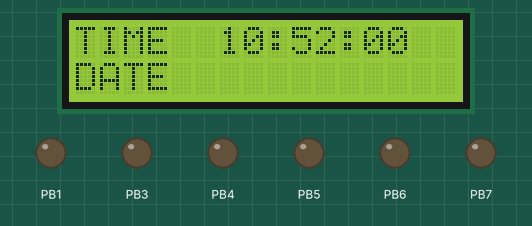
Recording of a program running on a simulated ATmega32, built with avr-gcc and emulated at 0.8 MHz (the files do not name the chip). Parts: 16×2 character LCD, output pins drawn as LEDs (lit = HIGH). Wiring (inferred from the names in the program): DS1307 clock at I2C address 0x68. Wiring (inferred from the signals the program sends): character LCD (HD44780): RS PB0; E PB2; data PA0, PA1, PA2, PA3, PA4, PA5, PA6, PA7. The local clock reads 2024-03-15 10:24:30 at power-on unless the program sets it; pins used as bus, display or sensor lines are not drawn.

Above: at 0.2 s.
At 4.6 s:
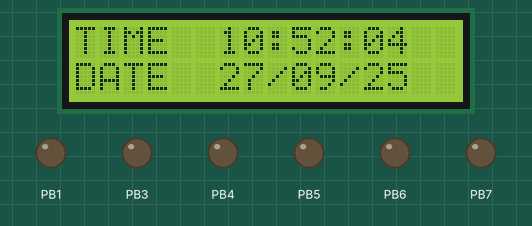
At 9.0 s:
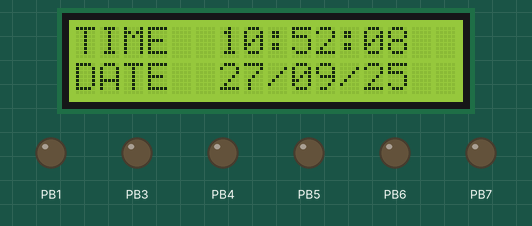
At 18.9 s:
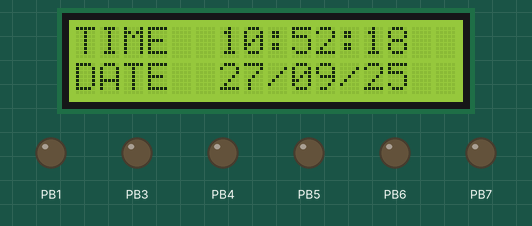
At 28.8 s:
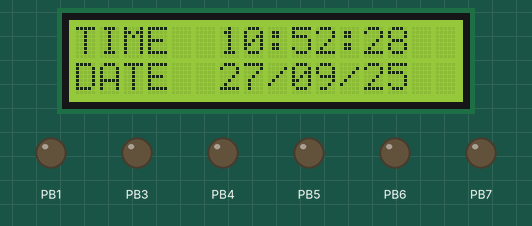
At 38.6 s:
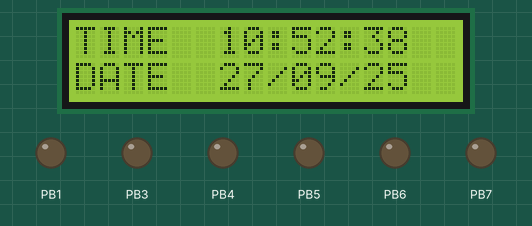

The program:

main.c
```c
/*
 * I2CDateTime.c
 *
 * Created: 27-09-2025 10:30:52
 * Author : karur
 */

#define F_CPU 800000UL
#include <avr/io.h>
#include <util/delay.h>

// LCD connection
#define LCD_PORTA PORTA
#define LCD_DDR   DDRA

// Function prototypes
void serial_ini();
void serial_tr(unsigned char);
void serial_tr_bcd(unsigned char);
void i2c_ini();
void i2c_start();
void i2c_wr(unsigned char);
unsigned char i2c_re(unsigned char);
void i2c_stop();
void rtc_ini();
void rtc_set_t(unsigned char h, unsigned char m, unsigned char s);
void rtc_set_d(unsigned char y, unsigned char m, unsigned char d);
void rtc_get_t(unsigned char *h, unsigned char *m, unsigned char *s);
void rtc_get_d(unsigned char *y, unsigned char *m, unsigned char *d);
void cmd(unsigned char x);
void lcd_display(unsigned char x);
void lcd_ini();
void lcd_str(char *str);
void lcd_pos(int line, int pos);

int main()
{
    unsigned char i, j, k, p, q, r;
    LCD_DDR = 0xFF;  // LCD data as output
    DDRB = 0xFF;     // LCD control as output

    rtc_ini();
	rtc_set_t(0x10, 0x52, 0x00); // 10:52:00 (current time)
	rtc_set_d(0x25, 0x09, 0x27); // 27/09/2025 (today's date)

    serial_ini();
    lcd_ini();
    lcd_str("TIME");
    lcd_pos(2, 0);
    lcd_str("DATE");

    while (1)
    {
        // time
        lcd_pos(1, 6);
        rtc_get_t(&i, &j, &k);
        lcd_display('0' + (i >> 4));
        lcd_display('0' + (i & 0x0F));
        lcd_display(':');
        lcd_display('0' + (j >> 4));
        lcd_display('0' + (j & 0x0F));
        lcd_display(':');
        lcd_display('0' + (k >> 4));
        lcd_display('0' + (k & 0x0F));
        _delay_ms(500);

        // date
        lcd_pos(2, 6);
        rtc_get_d(&p, &q, &r);
        lcd_display('0' + (r >> 4));
        lcd_display('0' + (r & 0x0F));
        lcd_display('/');
        lcd_display('0' + (q >> 4));
        lcd_display('0' + (q & 0x0F));
        lcd_display('/');
        lcd_display('0' + (p >> 4));
        lcd_display('0' + (p & 0x0F));
        _delay_ms(500);
    }

    return 0;
}

// ---------------- UART ----------------
void serial_ini()
{
    UCSRB = (1 << TXEN);                             // Enable transmitter
    UCSRC = (1 << URSEL) | (1 << UCSZ1) | (1 << UCSZ0); // 8-bit data
    UBRRL = 0x33;                                    // Baud rate
}

void serial_tr(unsigned char x)
{
    while (!(UCSRA & (1 << UDRE))); // Wait for empty buffer
    UDR = x;
    while (!(UCSRA & (1 << TXC)));  // Wait for transmission complete
    UCSRA |= (1 << TXC);            // Clear TXC
}

void serial_tr_bcd(unsigned char x)
{
    serial_tr('0' + (x >> 4));
    serial_tr('0' + (x & 0x0F));
}

// ---------------- I2C ----------------
void i2c_ini()
{
    TWSR = 0x00;
    TWBR = 0x47;
    TWCR = 0x04;
}

void i2c_start()
{
    TWCR = (1 << TWINT) | (1 << TWSTA) | (1 << TWEN);
    while (!(TWCR & (1 << TWINT)));
}

void i2c_wr(unsigned char x)
{
    TWDR = x;
    TWCR = (1 << TWINT) | (1 << TWEN);
    while (!(TWCR & (1 << TWINT)));
}

unsigned char i2c_re(unsigned char ack)
{
    if (ack)
        TWCR = (1 << TWINT) | (1 << TWEN) | (1 << TWEA);
    else
        TWCR = (1 << TWINT) | (1 << TWEN);
    while (!(TWCR & (1 << TWINT)));
    return TWDR;
}

void i2c_stop()
{
    TWCR = (1 << TWINT) | (1 << TWSTO) | (1 << TWEN);
    _delay_ms(1);
}

// ---------------- RTC (DS1307) ----------------
void rtc_ini()
{
    i2c_ini();
    i2c_start();
    i2c_wr(0xD0); // DS1307 write
    i2c_wr(0x07); // Control register
    i2c_wr(0x00); // Enable oscillator
    i2c_stop();
}

void rtc_set_t(unsigned char h, unsigned char m, unsigned char s)
{
    i2c_start();
    i2c_wr(0xD0);
    i2c_wr(0x00);
    i2c_wr(s);
    i2c_wr(m);
    i2c_wr(h);
    i2c_stop();
}

void rtc_set_d(unsigned char y, unsigned char m, unsigned char d)
{
    i2c_start();
    i2c_wr(0xD0);
    i2c_wr(0x04);
    i2c_wr(d);
    i2c_wr(m);
    i2c_wr(y);
    i2c_stop();
}

void rtc_get_t(unsigned char *h, unsigned char *m, unsigned char *s)
{
    i2c_start();
    i2c_wr(0xD0);
    i2c_wr(0x00);
    i2c_stop();

    i2c_start();
    i2c_wr(0xD1);
    *s = i2c_re(1);
    *m = i2c_re(1);
    *h = i2c_re(0);
    i2c_stop();
}

void rtc_get_d(unsigned char *y, unsigned char *m, unsigned char *d)
{
    i2c_start();
    i2c_wr(0xD0);
    i2c_wr(0x04);
    i2c_stop();

    i2c_start();
    i2c_wr(0xD1);
    *d = i2c_re(1);
    *m = i2c_re(1);
    *y = i2c_re(0);
    i2c_stop();
}

// ---------------- LCD ----------------
void cmd(unsigned char x)
{
    LCD_PORTA = x;
    PORTB = (0 << 0) | (0 << 1) | (0 << 2);
    _delay_ms(2);
    PORTB = (0 << 0) | (0 << 1) | (1 << 2);
    _delay_ms(2);
    PORTB = (0 << 0) | (0 << 1) | (0 << 2);
}

void lcd_display(unsigned char x)
{
    LCD_PORTA = x;
    PORTB = (1 << 0) | (0 << 1) | (0 << 2);
    _delay_ms(2);
    PORTB = (1 << 0) | (0 << 1) | (1 << 2);
    _delay_ms(2);
    PORTB = (1 << 0) | (0 << 1) | (0 << 2);
}

void lcd_ini()
{
    cmd(0x38); // 8-bit, 2 lines, 5x7
    cmd(0x0C); // Display ON, cursor OFF
    cmd(0x01); // Clear display
    cmd(0x06); // Increment cursor
}

void lcd_str(char *str)
{
    while (*str != '\0')
    {
        lcd_display(*str);
        str++;
    }
}

void lcd_pos(int line, int pos)
{
    if (line == 1)
        cmd(0x80 + pos);
    else if (line == 2)
        cmd(0xC0 + pos);
}
```

Measured:
- what the display in image 1 shows lasts 1.1 s, from 4.5 s to 5.6 s
